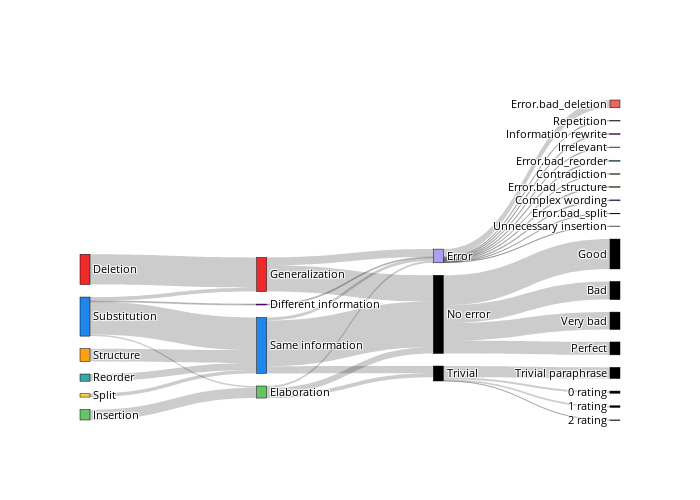

Notebook cell for this chart:
### Code cell
sankey_combined(data)

### Figure 1 — Plotly figure (JSON) as saved in the notebook; plotly's stock layout.template omitted (floating-point values rounded to 4 significant figures)
{"data": [{"link": {"source": [0, 0, 0, 0, 1, 1, 1, 1, 2, 2, 2, 2, 3, 3, 3, 3, 4, 4, 4, 4, 5, 5, 5, 5, 6, 6, 6, 7, 7, 7, 8, 8, 8, 9, 9, 9, 10, 10, 10, 10, 10, 10, 10, 10, 10, 10, 10, 10, 11, 11, 11, 11, 11, 11, 11, 11, 11, 11, 11, 11, 12, 12, 12, 12, 12, 12, 12, 12, 12, 12, 12, 12, 10, 10, 10, 10, 11, 11, 11, 11], "target": [6, 7, 8, 9, 6, 7, 8, 9, 6, 7, 8, 9, 6, 7, 8, 9, 6, 7, 8, 9, 6, 7, 8, 9, 10, 11, 12, 10, 11, 12, 10, 11, 12, 10, 11, 12, 13, 14, 15, 16, 17, 18, 19, 20, 21, 22, 23, 24, 13, 14, 15, 16, 17, 18, 19, 20, 21, 22, 23, 24, 13, 14, 15, 16, 17, 18, 19, 20, 21, 22, 23, 24, 25, 26, 27, 28, 29, 30, 31, 32], "value": [856, 0, 0, 0, 0, 0, 294, 0, 109, 923, 48, 27, 0, 204, 0, 0, 0, 363, 0, 0, 0, 94, 0, 0, 744, 0, 221, 1294, 206, 84, 177, 109, 56, 0, 0, 27, 0, 0, 0, 0, 0, 0, 0, 0, 0, 0, 0, 0, 0, 0, 0, 0, 0, 0, 0, 0, 0, 0, 0, 0, 0, 19, 4, 0, 18, 27, 221, 27, 26, 6, 12, 25, 491, 512, 847, 365, 62, 45, 2, 315]}, "node": {"color": ["#ee2a2a", "#64C466", "#2186eb", "#3ca3a7", "#FF9F15", "#F7CE46", "#ee2a2a", "#2186eb", "#64C466", "#b103fc", "black", "black", "#ad9ef0", "#e65388", "#c3eb98", "#a2cf72", "#b4ed77", "#8ebd5c", "#ca54e8", "#eb6565", "#81d3d6", "#ffc573", "#f5db87", "#b0f5b7", "#8e88f7", "black", "black", "black", "black", "black", "black", "black", "black"], "label": ["Deletion", "Insertion", "Substitution", "Reorder", "Structure", "Split", "Generalization", "Same information", "Elaboration", "Different information", "No error", "Trivial", "Error", "Coreference", "Repetition", "Contradiction", "Hallucination", "Irrelevant", "Information rewrite", "Error.bad_deletion", "Error.bad_reorder", "Error.bad_structure", "Error.bad_split", "Unnecessary insertion", "Complex wording", "Very bad", "Bad", "Good", "Perfect", "0 rating", "1 rating", "2 rating", "Trivial paraphrase"], "line": {"color": "black", "width": 0.5}, "pad": 15, "thickness": 10}, "type": "sankey", "valueformat": "d", "valuesuffix": " edits"}], "layout": {"font": {"color": "black", "size": 11}, "height": 500, "title": {"text": ""}, "width": 700}}
